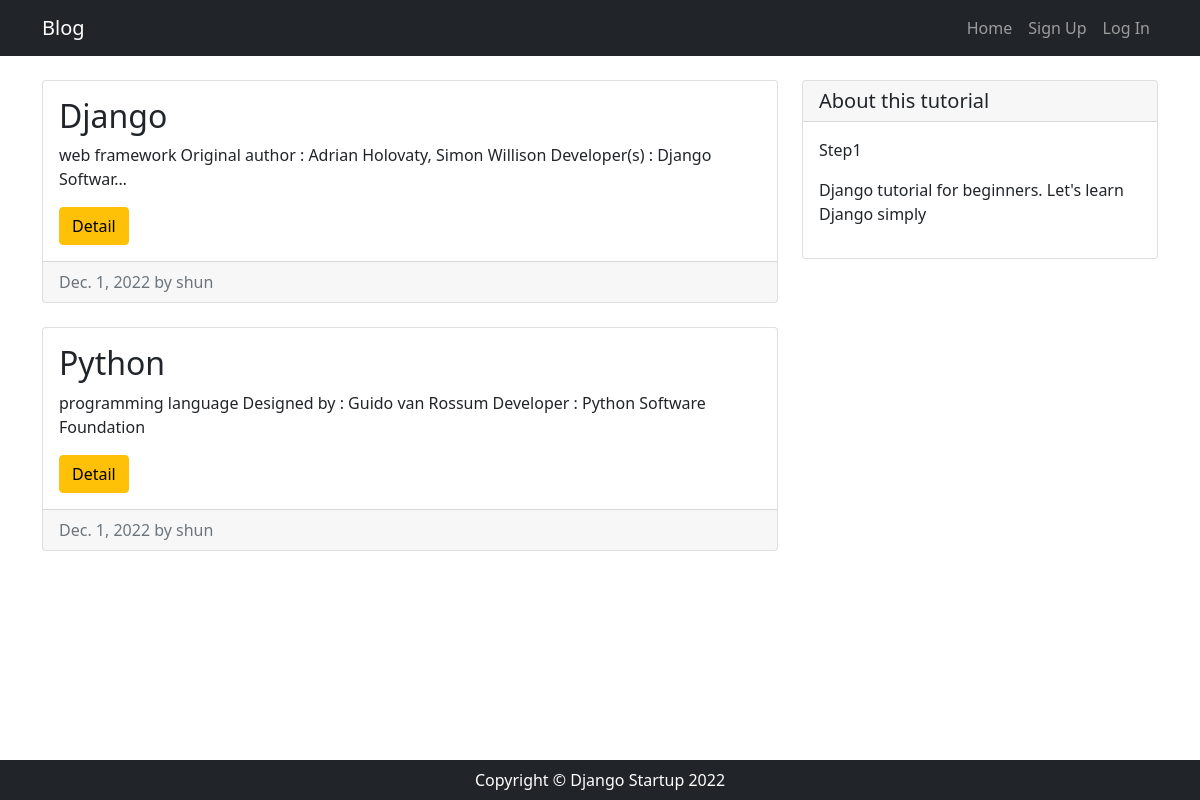
The page / on the database its author committed.
### app/models.py (models this page shows, shortened)
class Post(models.Model):
    author = models.ForeignKey(settings.AUTH_USER_MODEL, on_delete=models.CASCADE)
    title = models.CharField("タイトル", max_length=200)
    content = models.TextField("本文")
    created = models.DateTimeField("作成日", default=timezone.now)

### app/views.py (the view)
# urls.py: path('', views.IndexView.as_view(), name='index'),
class IndexView(View):
    def get(self, request, *args, **kwargs):
        post_data = Post.objects.order_by('-id')
        return render(request, 'app/index.html', {
            'post_data': post_data
        })

### app/templates/app/index.html (shortened to what this page needs)
{% extends "app/base.html" %}
{% block content %}
<div class="row my-4">
    <div class="col-md-8">
        {% for post in post_data %}
            <div class="card mb-4">
                <div class="card-body">
                    <h2 class="card-title">{{ post.title }}</h2>
                    <p class="card-text">{{ post.content|truncatechars:100 }}</p>
                    <div class="btn btn-warning">Detail</div>
                </div>
                <div class="card-footer text-muted">
                    {{ post.created|date }} by {{ post.author }}
                </div>
            </div>
        {% endfor %}
    </div>
    <div class="col-md-4">
        <div class="card">
            <h5 class="card-header">About this tutorial</h5>
            <div class="card-body">
                <p>Step1</p>
                <p class="mb-o">
                    Django tutorial for beginners.
                     Let's learn Django simply
                </p>
            </div>
        </div>
    </div>
</div>
{% endblock %}

### app/templates/app/base.html (shortened to what this page needs)
{% load static %}
<!DOCTYPE html>
<html lang="en">
<head>
    <link href="https://cdn.jsdelivr.net/npm/bootstrap@5.0.2/dist/css/bootstrap.min.css" rel="stylesheet">
    <link rel="stylesheet" href="{% static 'css/style.css' %}">
</head>
<body>
    <nav class="navbar navbar-expand-lg navbar-dark bg-dark">
        <div class="container">
            <a class="navbar-brand" href="/">Blog</a>
            <ul class="navbar-nav ml-auto">
                <li class="nav-item">
                    <a class="nav-link" href="/">Home</a>
                </li>
                {% if user.is_authenticated %}
                    <li class="nav-item">
                        <a class="nav-link" href="">Post</a>
                    </li>
                    <li class="nav-item">
                        <a class="nav-link" href="">LogOut</a>
                    </li>
                {% else %}
                    <li class="nav-item">
                        <a class="nav-link" href="">Sign Up</a>
                    </li>
                    <li class="nav-item">
                        <a class="nav-link" href="">Log In</a>
                    </li>
                {% endif %}
            </ul>
        </div>
    </nav>
    <main>
        <div class="container">
            {% block content %}
            {% endblock %}
        </div>
    </main>
    <footer class="py-2 bg-dark">
        <p class="m-0 text-center text-white">Copyright &copy; Django Startup 2022</p>
    </footer>
</body>
</html>

### app/templates/app/static/css/style.css (style rules this page uses)
* { margin: 0; padding: 0; box-sizing: border-box; }
body { background: ■#f1f1f1; display: flex; flex-flow: column; min-height: 100vh; }
main { flex: 1; }

### rows shown on the page
Post: title "Django", content "web framework Original author : Adrian Holovaty, Simon Willison Developer(s) : Django Softwar…", created "Dec. 1, 2022", author "shun"
Post: title "Python", content "programming language Designed by : Guido van Rossum Developer : Python Software Foundation", created "Dec. 1, 2022", author "shun"
